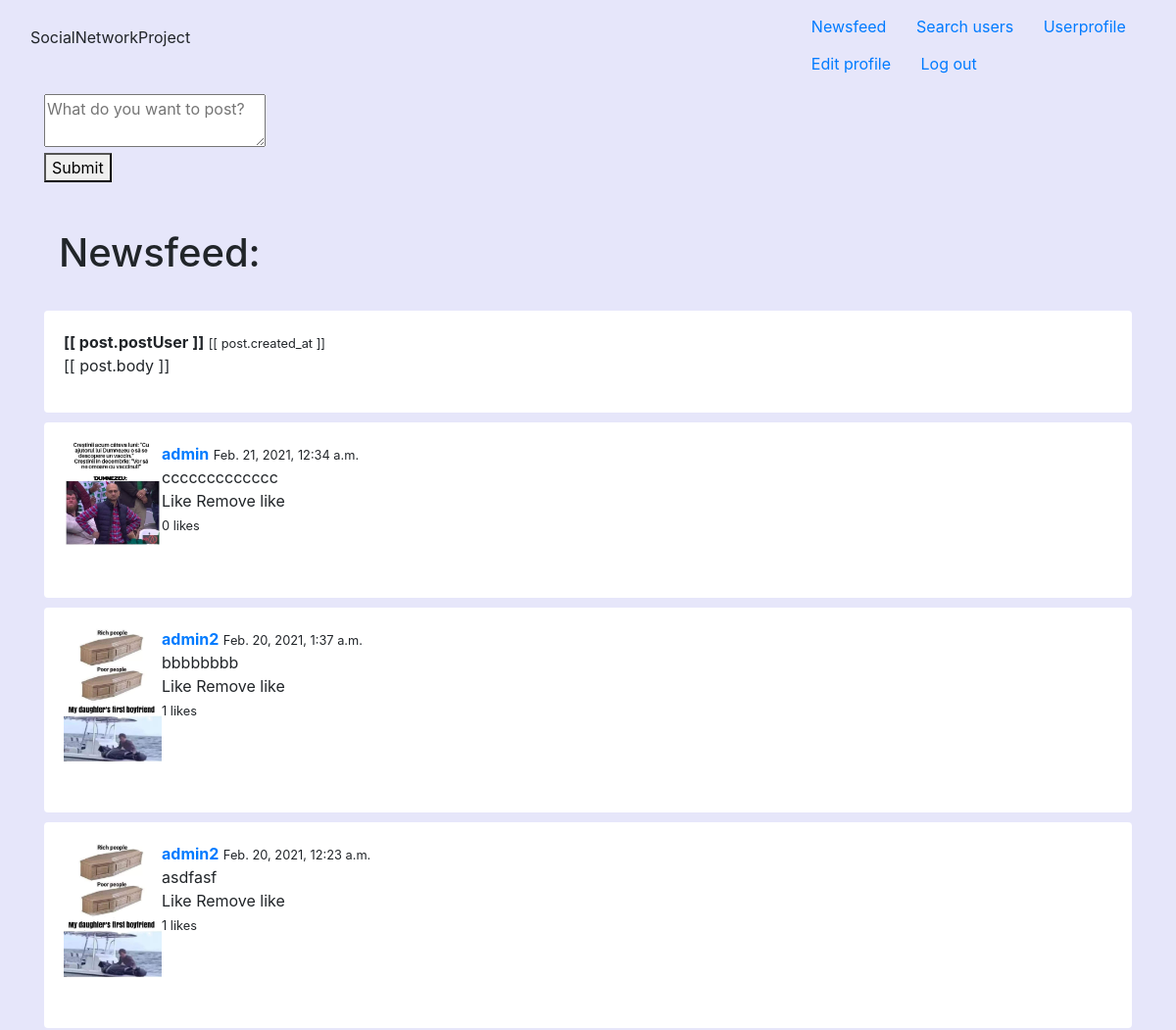
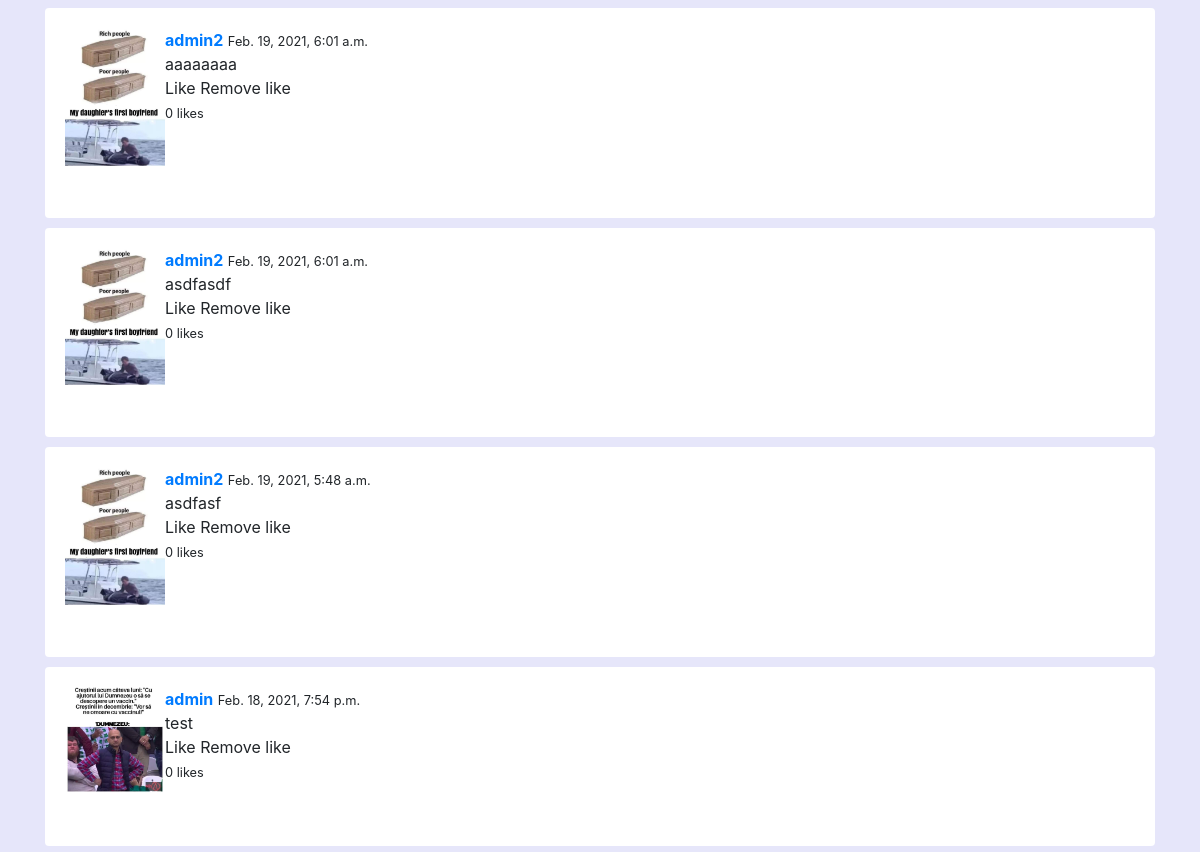
Page /newsfeedpage/ (signed in, upper part) on the earlier database version (2 pictures, top to bottom).
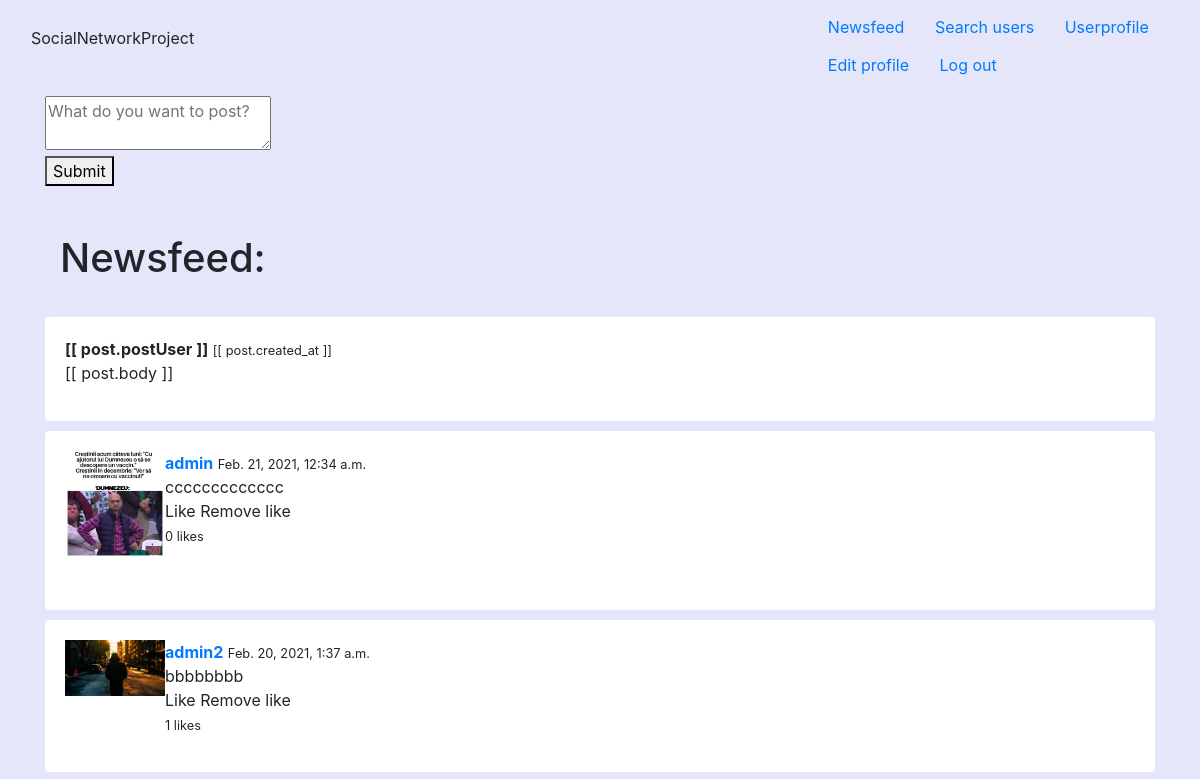
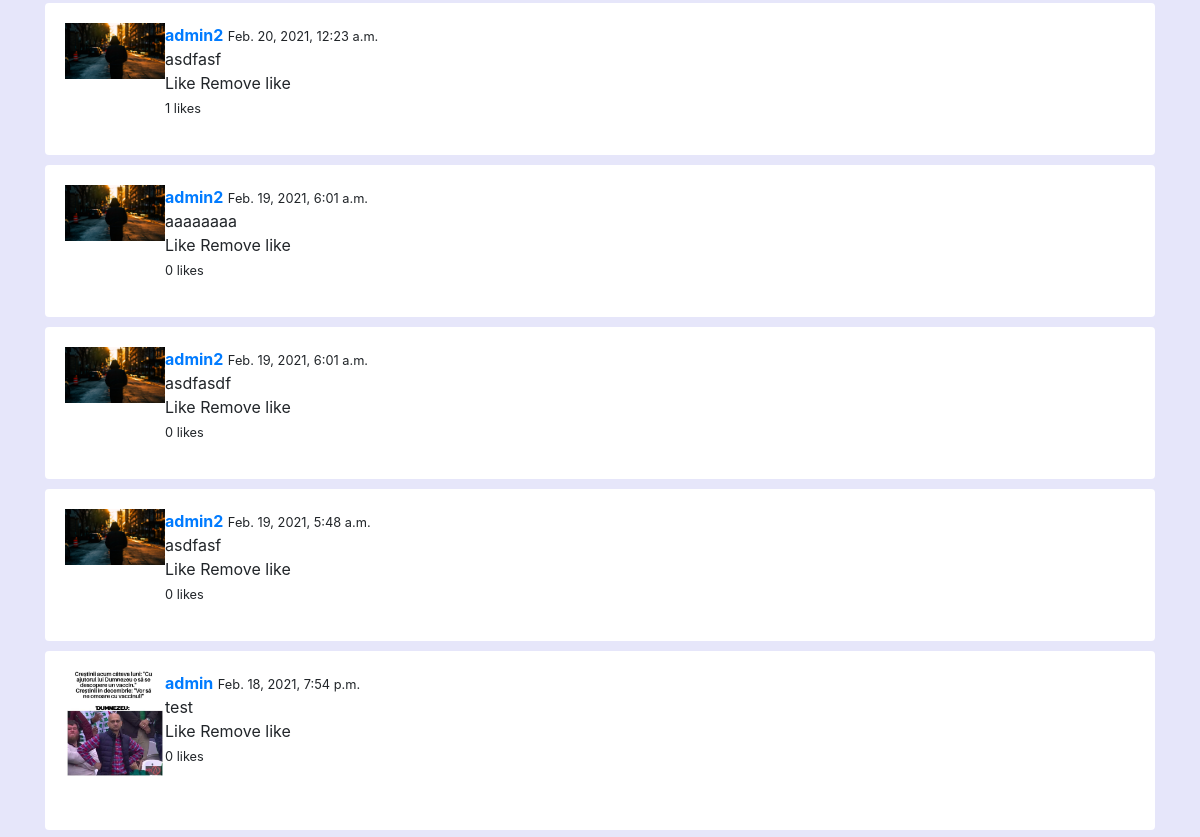
Same page on the later database version (2 pictures, top to bottom).
### newsfeed/models.py (models this page shows)
class Feed(models.Model):
    objects = None
    body = models.CharField(max_length=500)
    created_by = models.ForeignKey(User, related_name='posts', on_delete=models.CASCADE)
    created_at = models.DateTimeField(auto_now_add=True)
    class Meta:
        ordering = ('-created_at',)

### Userprofile/models.py (models this page shows)
class UserProfile(models.Model):
    objects = None
    user = models.OneToOneField(User, on_delete=models.CASCADE)
    follows = models.ManyToManyField('self', related_name="followed_by", symmetrical=False)
    avatar = models.ImageField(upload_to='uploads/', blank=True, null=True)

### newsfeed/views.py (the view)
# urls.py: path('newsfeedpage/', newsfeed1, name='newsfeedpage'),
@login_required
def newsfeed1(request):
    user_ids = [request.user.id]
    for postuser in request.user.userprofile.follows.all():
        user_ids.append(postuser.user.id)
    posts = Feed.objects.filter(created_by_id__in = user_ids)
    for post in posts:
        likes = post.likes.filter(created_by_id=request.user.id)
        if likes.count() > 0:
            post.liked = True
        else:
            post.liked = False
    return render(request, 'newsfeed/newsfeed12.html', {'posts': posts})

### Templates/newsfeed/newsfeed12.html (shortened to what this page needs)
{% extends 'base.html' %}
{% block content %}
<br>
<br>
<br>
<br>
    <div class="container" id="newsfeedapp">
        <div class="columns">
            <div class="column">
                <div class="wrapper-form">
                    <form v-on:submit.prevent="submitPost()">
                        <div class="field">
                            <div class="control">
                                <textarea class="textarea" v-model="body" placeholder="What do you want to post?"></textarea>
                            </div>
                        </div>
                        <div class="field">
                            <div class="control">
                                <button>Submit</button>
                            </div>
                        </div>
                    </form>
                </div>
                <br/>
                <br/>
                <div class = "container">
                    <div class = "columns">
                        <div class= "column">
                            <h1 class="title">Newsfeed:</h1>
                        </div>
                    </div>
                </div>
                <div class="wrapper-posts">
                    <div class="post" v-for="post in posts">
                        <article class="media">
                            <div class="media-content">
                                <div class="content">
                                    <p>
                                        <strong>[[ post.postUser ]]</strong>
                                        <small>[[ post.created_at ]]</small>
                                        <br>
                                        [[ post.body ]]
                                    </p>
                                </div>
                            </div>
                        </article>
                    </div>
                    {% for post in posts %}
                        <div class="post">
                            <article class="media">
                                <figure>
                                    <p class="image">
                                        {% if post.created_by.userprofile.avatar %}
                                            <img class="fluid" width="100px" src="{{ post.created_by.userprofile.avatar.url }}">
                                        {% endif %}
                                    </p>
                                </figure>
                                <div class="media-content">
                                    <div class="content">
                                        <p>
                                            <strong><a href="{% url 'userprofile' post.created_by.username %}">{{ post.created_by.username }}</a></strong>
                                            <small>{{ post.created_at }}</small>
                                            <br>
                                            {{ post.body }}
                                            <br>
                                            <a @click="likePost({{ post.id }})" v-if="!liked_posts.includes({{ post.id }})">Like</a>
                                            <a @click="removeLikePost({{ post.id }})" v-if="liked_posts.includes({{ post.id }})">Remove like</a>
                                            <br/>
                                            <small id="likes-{{ post.id }}">{{ post.likes.count }} likes</small>
                                        </p>
                                    </div>
                                </div>
                            </article>
                        </div>
                    {% endfor %}
                </div>
            </div>
        </div>
    </div>
{% endblock %}

Differences in the rows shown:
changed through a linked row, Feed "bbbbbbbb": created_by.userprofile.avatar: a different picture
changed through a linked row, Feed "Feb. 20, 2021, 12:23 a.m.": created_by.userprofile.avatar: a different picture
changed through a linked row, Feed "aaaaaaaa": created_by.userprofile.avatar: a different picture
changed through a linked row, Feed "asdfasdf": created_by.userprofile.avatar: a different picture
changed through a linked row, Feed "Feb. 19, 2021, 5:48 a.m.": created_by.userprofile.avatar: a different picture
